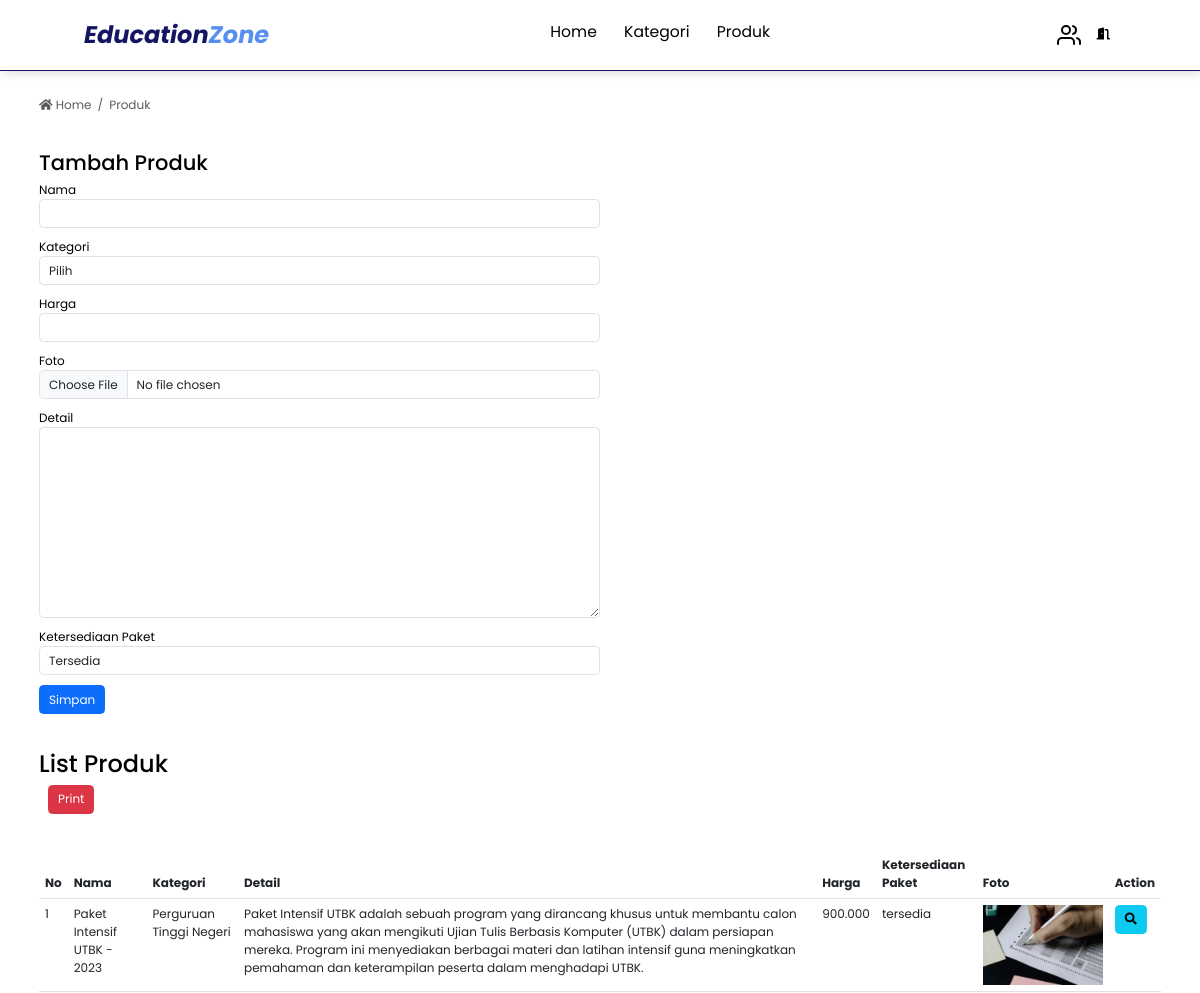
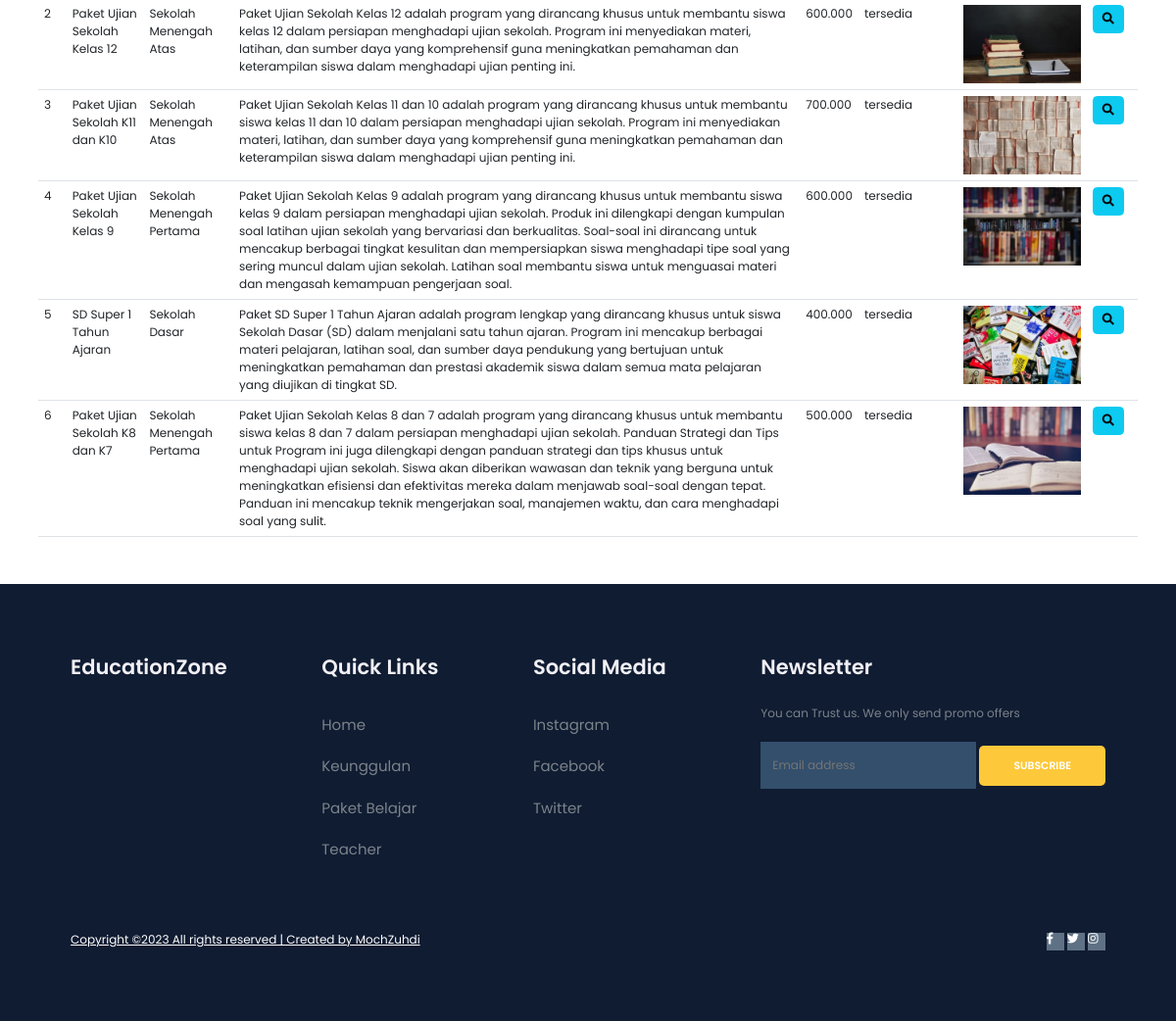
The app's page /adminpanel/produk.php (signed in) with its own data (2 pictures, top to bottom).
### tables this page shows
CREATE TABLE `produk` (
  `id` int NOT NULL,
  `kategori_id` int NOT NULL,
  `nama` varchar(255) NOT NULL,
  `harga` varchar(100) NOT NULL,
  `foto` varchar(255) DEFAULT NULL,
  `detail` text,
  `ketersediaan_stok` enum('habis','tersedia') DEFAULT 'tersedia'
);

CREATE TABLE `kategori` (
  `id` int NOT NULL,
  `nama` varchar(100) DEFAULT NULL
);

### adminpanel/produk.php (the view, shortened to what this page needs)
<?php
    require "../koneksi.php";
    $query = mysqli_query($conn, "SELECT a.*, b.nama AS nama_kategori FROM produk a JOIN kategori b ON
    a.kategori_id=b.id");
    $jumlahProduk = mysqli_num_rows($query);
?>
<!DOCTYPE html>
<html lang="en">
<head>
    <link href="https://cdn.jsdelivr.net/npm/bootstrap@5.3.0/dist/css/bootstrap.min.css" rel="stylesheet">
    <link
    rel="stylesheet"
    href="https://use.fontawesome.com/releases/v5.15.4/css/all.css"
    />
</head>
<body>
    <?php require "navbar.php"   ?>
    <div class="container mt-7 pt-5" style= "margin-top: 5rem;">
        <nav aria-label="breadcrumb">
            <ol class="breadcrumb">
                <li class="breadcrumb-item active" aria-current="page">
                <a href="indexadmin.php" class="no-decoration text-muted"> <i class="fas fa-home"></i> Home</a>
                </li>
                <li class="breadcrumb-item active" aria-current="page">
                    Produk
                </li>
            </ol>
        </nav>
        <div class="my-5 col-12 col-md-6 no-print">
            <h3 class="text-black">Tambah Produk</h3>
            <form action="" method="post" enctype="multipart/form-data">
                <div>
                    <label for="nama" class="text-black">Nama</label>
                    <input type="text" id="nama" name="nama" class="form-control" autocomplete="off" required>
                </div>
                <div>
                    <label for="kategori" class="text-black">Kategori</label>
                    <select name="kategori" id="kategori" class="form-control">
                        <option value="">Pilih</option>
                    </select>
                </div>
                <div>
                    <label for="harga" class="text-black">Harga</label>
                    <input type="text" class="form-control" name="harga" autofocus autocomplete="off" required >
                </div>
                <div>
                    <label for="foto" class="text-black">Foto</label>
                    <input type="file" name="foto" id="foto" class="form-control">
                </div>
                <div>
                    <label for="detail" class="text-black">Detail</label>
                    <textarea name="detail" id="detail" cols="30" rows="10" class="form-control" required></textarea>
                </div>
                <div>
                    <label for="ketersediaan_stok" class="text-black">Ketersediaan Paket</label>
                    <select name="ketersediaan_stok" id="ketersediaan_stok" class="form-control">
                    <option value="tersedia">Tersedia</option>
                    </select>
                </div>
                <div>
                    <button type="submit" class="btn btn-primary" name="simpan">Simpan</button>
                </div>
            </form>
        </div>
        <div class="mt-3 mb-5">
            <h2 class="text-black">List Produk</h2>
            <div class="container no-print">
                <button type="submit" class="btn btn-danger" name="simpan" onclick="window.print()">
                Print</button>
             </div>
            <div class="table-responsive mt-5">
                <table class="table">
                    <thead>
                        <tr>
                            <th>No</th>
                            <th>Nama</th>
                            <th>Kategori</th>
                            <th>Detail</th>
                            <th>Harga</th>
                            <th>Ketersediaan Paket</th>
                            <th>Foto</th>
                            <th>Action</th>
                        </tr>
                    </thead>
                    <tbody>
                        <?php
                            if($jumlahProduk==0) {
                        ?>
                            <tr>
                                <td colspan=8 class="text-center">Produk tidak tersedia</td>
                            </tr>
                        <?php
                            }
                            else {
                                $jumlah= 1;
                                while($data = mysqli_fetch_array($query)) {
                        ?>
                                <tr>
                                    <td><?php echo $jumlah; ?></td>
                                    <td><?php echo $data['nama']; ?></td>
                                    <td><?php echo $data['nama_kategori']; ?></td>
                                    <td><?php echo $data['detail']; ?></td>
                                    <td><?php echo $data['harga']; ?></td>
                                    <td><?php echo $data['ketersediaan_stok']; ?></td>
                                    <td><img src="../img/<?php echo $data['foto']; ?>" alt="" width="120"></td>
                                    <td>
                                        <a href="produk-detail.php?q=<?php echo $data['id']; ?>
                                        "class= "btn btn-info"><i class="fas fa-search"></i></a>
                                    </td>
                                </tr>
                        <?php
                                $jumlah++;
                                }
                            }
                        ?>
                    </tbody>
                </table>
            </div>
        </div>
    </div>
    <?php require "footer.php" ?>
</body>
</html>

### css/style.css (style rules this page uses)
:root { --primary: #ffff; --bg: #ffff; }
* { margin: 0; padding: 0; box-sizing: border-box; outline: none; border: none; text-decoration: none; }
body { font-family: "Poppins", sans-serif; background-color: #ffff; color: #ffff; }
html { scroll-behavior: smooth; }
@media (max-width: 1366px) { html { font-size: 75%; } }

### adminpanel/produk.php (style rules this page uses)
.no-decoration { text-decoration: none; }
form div { margin-bottom: 10px; }

### records on screen
produk: nama "Paket Intensif UTBK - 2023", kategori.nama "Perguruan Tinggi Negeri", detail "Paket Intensif UTBK adalah sebuah program yang dirancang khusus untuk membantu calon mahasiswa yang akan mengikuti Ujian Tulis Berbasis Komputer (UTBK) dalam persiapan mereka. Program ini menyediakan berbagai materi dan latihan intensif guna meningkatkan pemahaman dan keterampilan peserta dalam menghadapi UTBK.", harga "900.000", ketersediaan_stok "tersedia", foto (picture)
produk: nama "Paket Ujian Sekolah Kelas 12", kategori.nama "Sekolah Menengah Atas", detail "Paket Ujian Sekolah Kelas 12 adalah program yang dirancang khusus untuk membantu siswa kelas 12 dalam persiapan menghadapi ujian sekolah. Program ini menyediakan materi, latihan, dan sumber daya yang komprehensif guna meningkatkan pemahaman dan keterampilan siswa dalam menghadapi ujian penting ini.", harga "600.000", ketersediaan_stok "tersedia", foto (picture)
produk: nama "Paket Ujian Sekolah K11 dan K10", kategori.nama "Sekolah Menengah Atas", detail "Paket Ujian Sekolah Kelas 11 dan 10 adalah program yang dirancang khusus untuk membantu siswa kelas 11 dan 10 dalam persiapan menghadapi ujian sekolah. Program ini menyediakan materi, latihan, dan sumber daya yang komprehensif guna meningkatkan pemahaman dan keterampilan siswa dalam menghadapi ujian penting ini.", harga "700.000", ketersediaan_stok "tersedia", foto (picture)
produk: nama "Paket Ujian Sekolah Kelas 9", kategori.nama "Sekolah Menengah Pertama", detail "Paket Ujian Sekolah Kelas 9 adalah program yang dirancang khusus untuk membantu siswa kelas 9 dalam persiapan menghadapi ujian sekolah. Produk ini dilengkapi dengan kumpulan soal latihan ujian sekolah yang bervariasi dan berkualitas. Soal-soal ini dirancang untuk mencakup berbagai tingkat kesulitan dan mempersiapkan siswa menghadapi tipe soal yang sering muncul dalam ujian sekolah. Latihan soal membantu siswa untuk menguasai materi dan mengasah kemampuan pengerjaan soal.", harga "600.000", ketersediaan_stok "tersedia", foto (picture)
produk: nama "SD Super 1 Tahun Ajaran", kategori.nama "Sekolah Dasar", detail "Paket SD Super 1 Tahun Ajaran adalah program lengkap yang dirancang khusus untuk siswa Sekolah Dasar (SD) dalam menjalani satu tahun ajaran. Program ini mencakup berbagai materi pelajaran, latihan soal, dan sumber daya pendukung yang bertujuan untuk meningkatkan pemahaman dan prestasi akademik siswa dalam semua mata pelajaran yang diujikan di tingkat SD.", harga "400.000", ketersediaan_stok "tersedia", foto (picture)
produk: nama "Paket Ujian Sekolah K8 dan K7", kategori.nama "Sekolah Menengah Pertama", detail "Paket Ujian Sekolah Kelas 8 dan 7 adalah program yang dirancang khusus untuk membantu siswa kelas 8 dan 7 dalam persiapan menghadapi ujian sekolah. Panduan Strategi dan Tips untuk Program ini juga dilengkapi dengan panduan strategi dan tips khusus untuk menghadapi ujian sekolah. Siswa akan diberikan wawasan dan teknik yang berguna untuk meningkatkan efisiensi dan efektivitas mereka dalam menjawab soal-soal dengan tepat. Panduan ini mencakup teknik mengerjakan soal, manajemen waktu, dan cara menghadapi soal yang sulit.", harga "500.000", ketersediaan_stok "tersedia", foto (picture)
